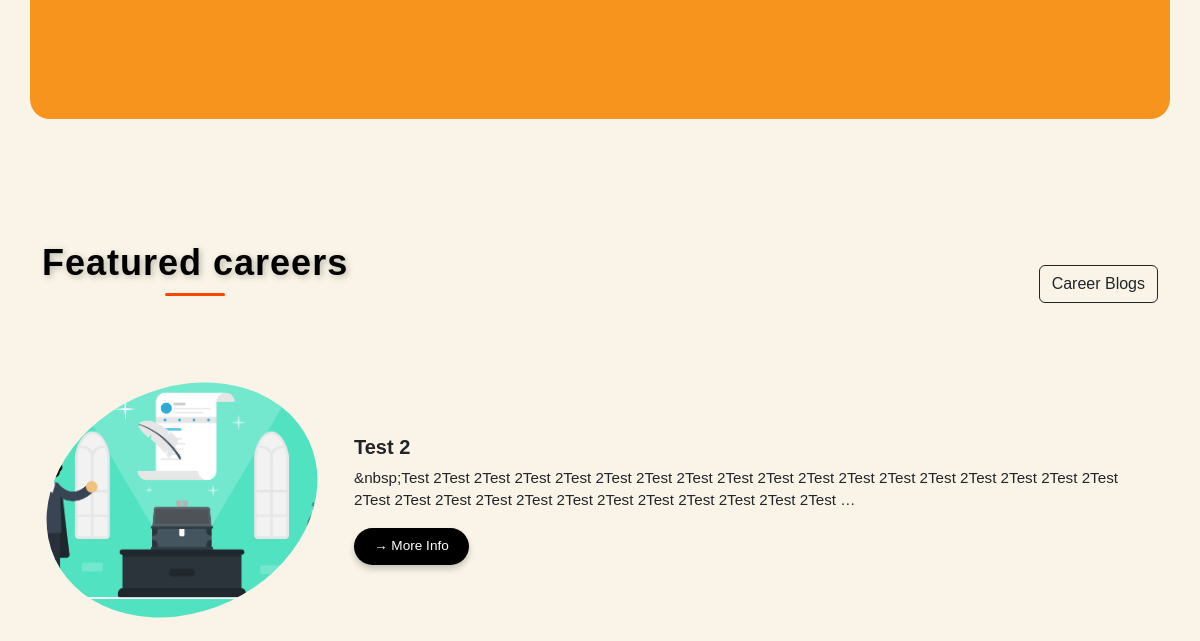
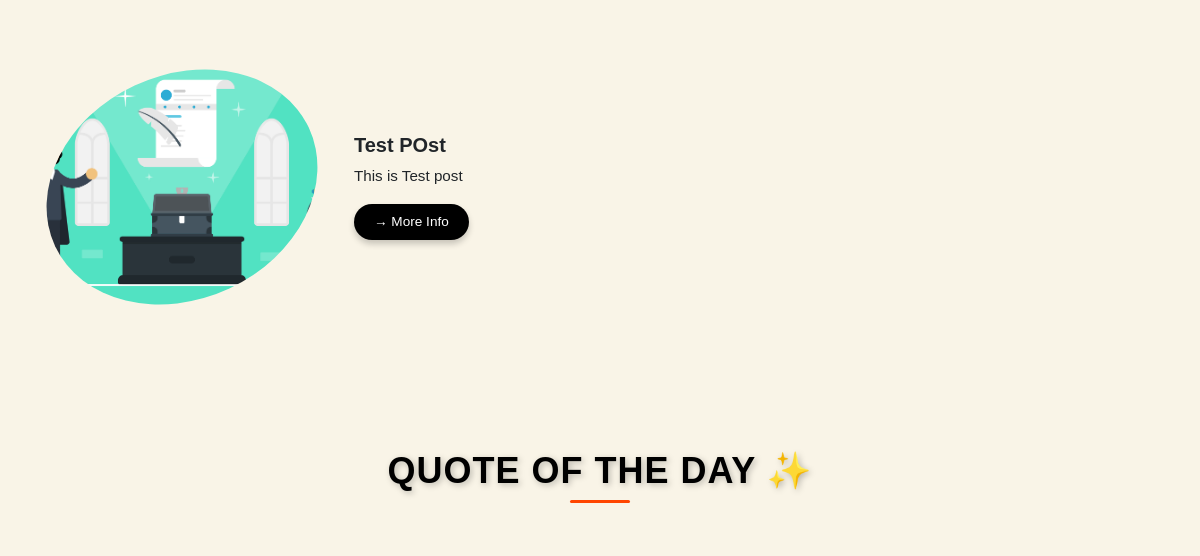
Before: / (middle part) with the older database file (2 pictures, top to bottom).
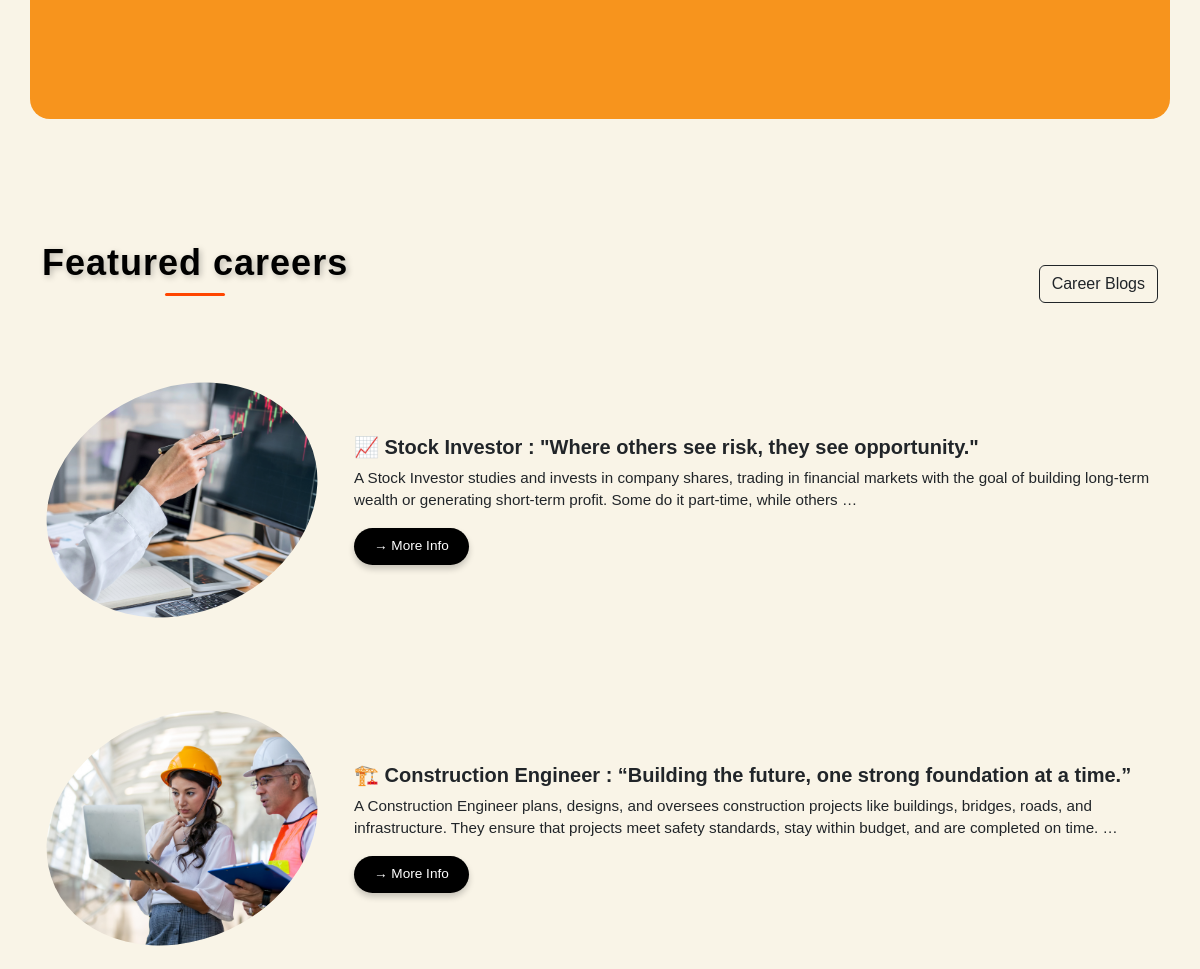
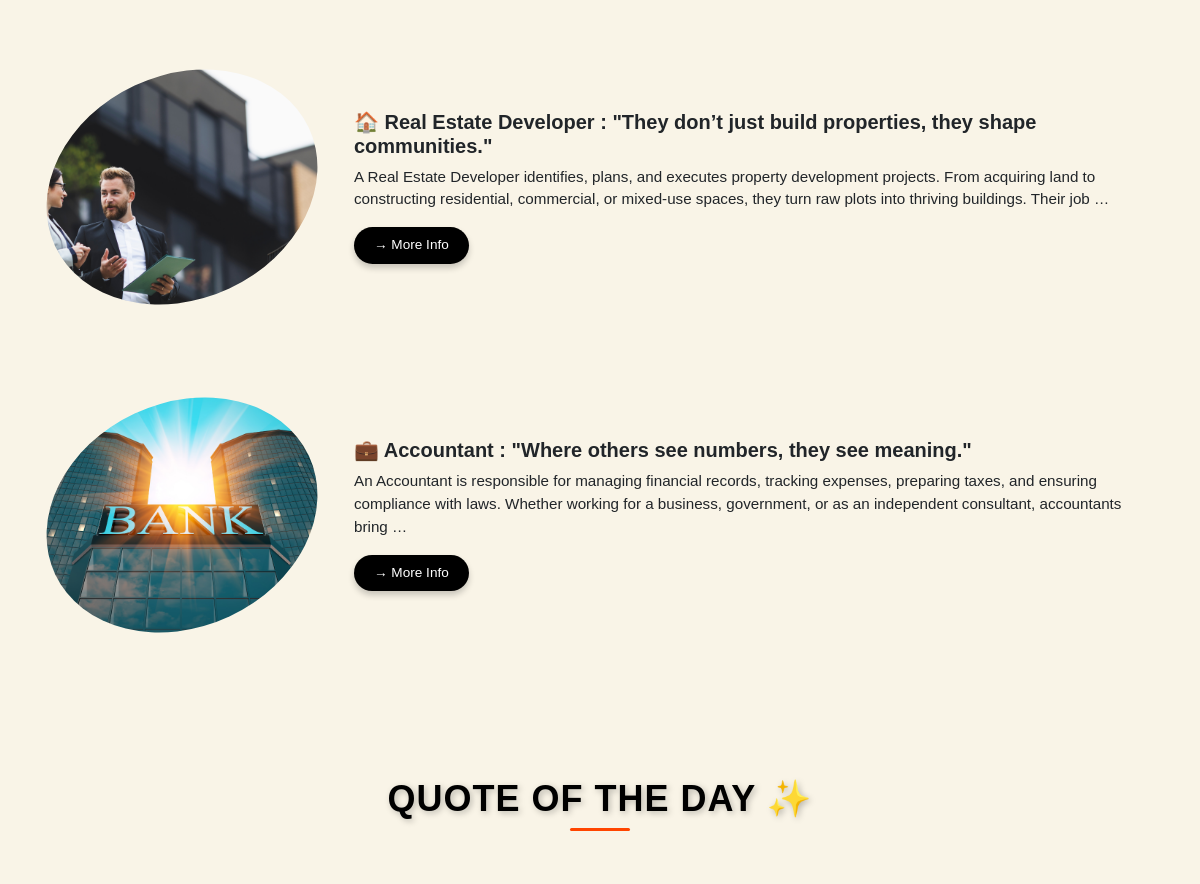
After: the same page with the newer database file (2 pictures, top to bottom).
### blogapp/models.py (models this page shows, shortened)
class TimeStampModel(models.Model):
    created_at = models.DateTimeField(auto_now_add=True)
    updated_at = models.DateTimeField(auto_now=True)
    class Meta:
        abstract = True

class Post(TimeStampModel):
    STATUS_CHOICES = [
        ('active', 'Active'),
        ('in_active','Inactive'),
    ]
    title = models.CharField(max_length=200)
    description = models.TextField()
    featured_image = models.ImageField(upload_to='post_images/%Y/%m/%d', blank=False)
    author = models.ForeignKey(settings.AUTH_USER_MODEL, on_delete=models.CASCADE)  # ✅ FIXED
    status = models.CharField(max_length=20, choices=STATUS_CHOICES, default='active')
    published_at = models.DateTimeField(null=True, blank=True)
    tag = models.ManyToManyField(Tag)

### blogapp/views.py (the view)
# urls.py: path('', views.HomeView.as_view(), name='home'),
class HomeView(ListView):
    model = Post
    template_name = 'marg/home.html'
    context_object_name = 'posts'
    queryset = Post.objects.filter(
        published_at__isnull=False,
        status='active'
        ).order_by("-published_at") [:4]

### templates/marg/home.html (shortened to what this page needs)
{% extends 'marg/base.html' %}
{% load static %}
{% block extra_css %}
 <link href="{% static 'marg/assets/css/home.css' %}" rel="stylesheet">
{% endblock %}
{% block content %}
    {% include 'marg/Home/How_Works.html' %}
    {% include 'marg/Home/Featured_Careers.html' %}
    {% include 'marg/Home/Testimonial.html' %}
{% endblock content %}

### templates/marg/Home/Featured_Careers.html
  <section class="featured-careers-section">
  <div class="container">
    <div class="d-flex justify-content-between align-items-center mb-4">
      <h3 class="section-title" style="color: black;">Featured careers</h3>
      <a href="{% url 'post-list' %}" class="btn btn-outline-dark">Career Blogs</a>
    </div>
    {% for career in posts %}
    <div class="career-row">
      <div class="career-img">
        <img src="{{ career.featured_image.url }}" alt="{{ career.title }}" />
      </div>
      <div class="career-content">
        <h5>{{ career.title }}</h5>
        <p>
          {{ career.description| striptags | truncatewords:30 }}
        </p>
        <a href="{% url 'post-detail' career.pk %}" class="btn btn-dark">→  More Info</a>
      </div>
    </div>
    {% endfor %}
  </div>
</section>

Changed rows visible on the page:
removed Post: featured_image (picture), title "Test 2", description "&nbsp;Test 2Test 2Test 2Test 2Test 2Test 2Test 2Test 2Test 2Test 2Test 2Test 2Test 2Test 2Test 2Test 2Test 2Test 2Test 2Test 2Test 2Test 2Test 2Test 2Test 2Test 2Test 2Test 2Test 2Test …"
removed Post: featured_image (picture), title "Test POst", description "This is Test post"
added Post: featured_image (picture), title "📈 Stock Investor : \"Where others see risk, they see opportunity.\"", description "A Stock Investor studies and invests in company shares, trading in financial markets with the goal of building long-term wealth or generating short-term profit. Some do it part-time, while others …"
added Post: featured_image (picture), title "🏗️ Construction Engineer : “Building the future, one strong foundation at a time.”", description "A Construction Engineer plans, designs, and oversees construction projects like buildings, bridges, roads, and infrastructure. They ensure that projects meet safety standards, stay within budget, and are completed on time. …"
added Post: featured_image (picture), title "🏠 Real Estate Developer : \"They don’t just build properties, they shape communities.\"", description "A Real Estate Developer identifies, plans, and executes property development projects. From acquiring land to constructing residential, commercial, or mixed-use spaces, they turn raw plots into thriving buildings. Their job …"
added Post: featured_image (picture), title "💼 Accountant : \"Where others see numbers, they see meaning.\"", description "An Accountant is responsible for managing financial records, tracking expenses, preparing taxes, and ensuring compliance with laws. Whether working for a business, government, or as an independent consultant, accountants bring …"
